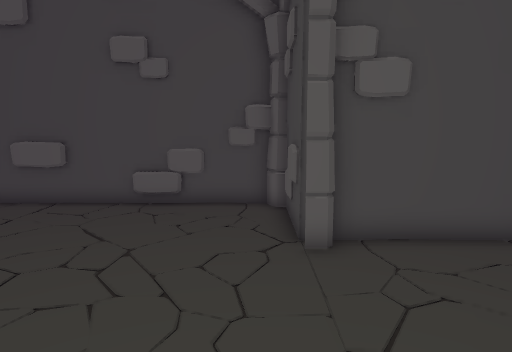
view 1 (above)

16 first-person views from a walk through a Unity game level. The camera is 1.3 m above the floor, tilts 8° down and sees 75° across. The floor is counted in squares, 0.5 m on a side. Each view is taken from the middle of a square. On the plan, view 1 faces up. The plan holds only what a view shows up to about 20 squares ahead; the rest is blank. The place goes on beyond the plan. The player character is not drawn.

view 2
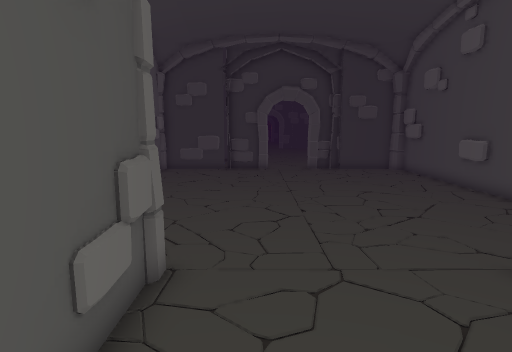

view 3
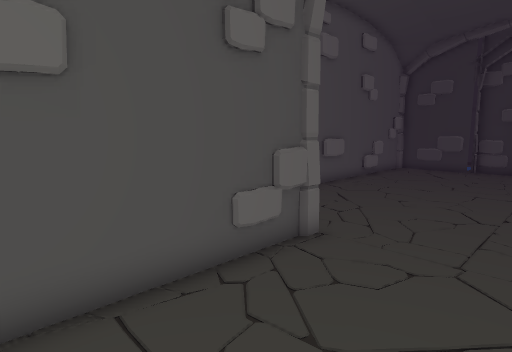

view 4
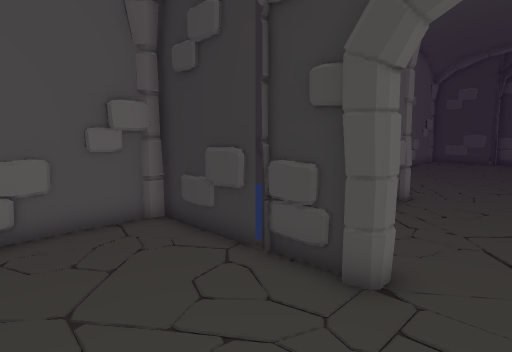

view 5
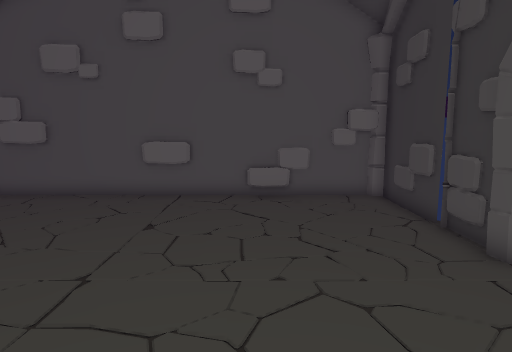

view 6
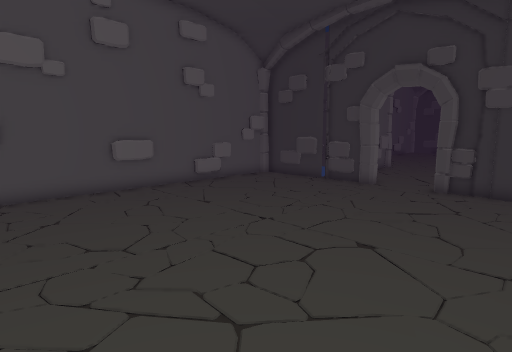

view 7
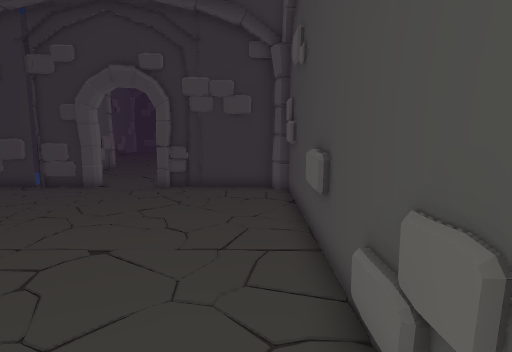

view 8
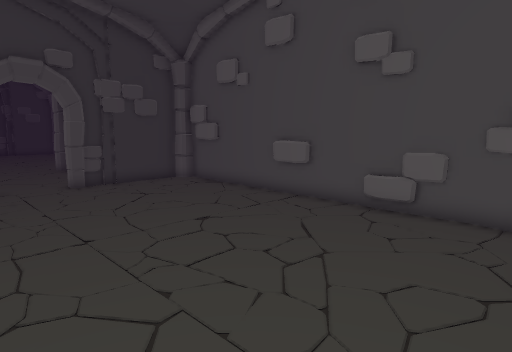

view 9
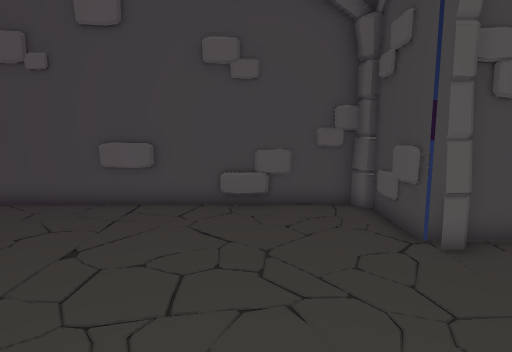

view 10
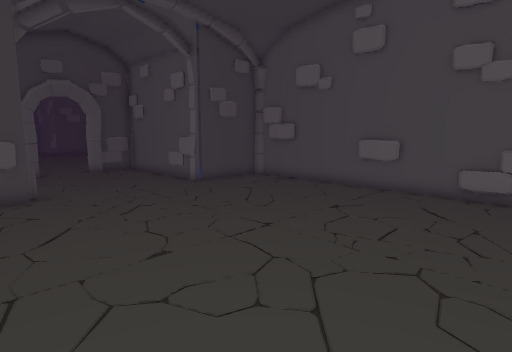

view 11
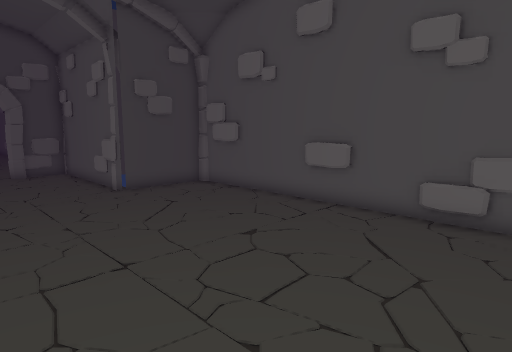

view 12
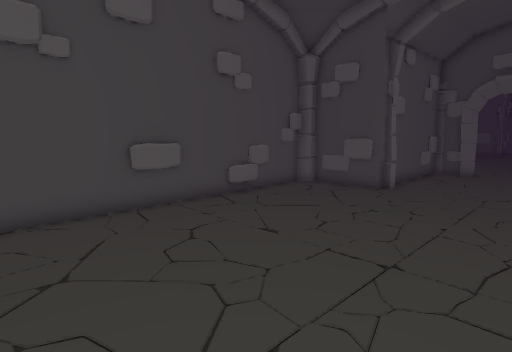

view 13
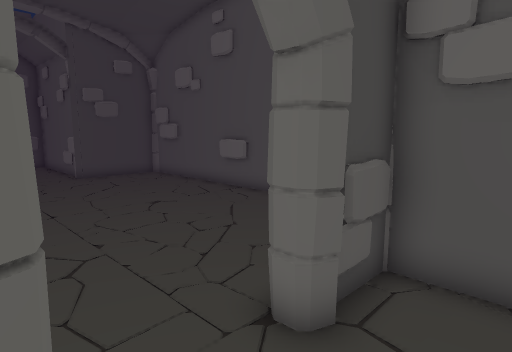

view 14
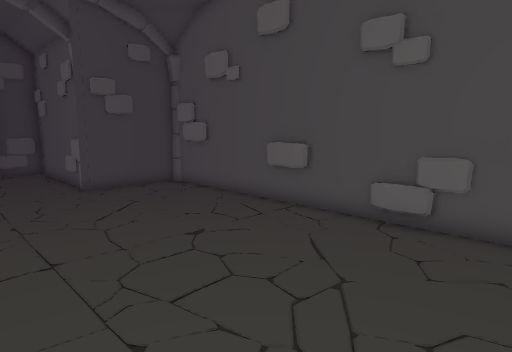

view 15
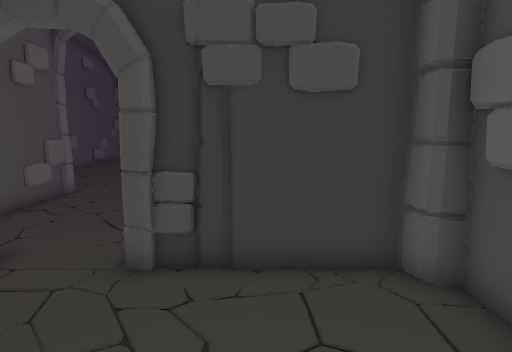

view 16
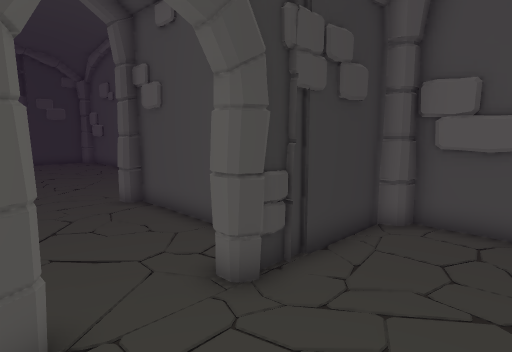

### Floor plan
Points are (right, up) in squares from view 1. A wall is a line through its corners. A room is listed if a view was taken in it or the views show most of it. See-through windows are left out.
Room 1 (views 1, 2, 10, 11, 12, 13)
walls: (2.7, 7.4) (2.2, 7.5); (-1.8, -3.9) (0.4, -3.9); (0, 11.2) (-0.9, 11.4); (0.4, 11.2) (-0.4, 11.2); (0.4, 11.4) (-13.1, 11.4); (0.5, -4) (1, -3.9) (1, 0.1) (8.5, 0.1) (8.5, 2.2); (-12.1, 11.2) (-13.2, 11.2); (-11.9, -4.1) (0.6, -4.1); (8.3, 5.5) (8.1, 6); (8.5, 6) (8.5, 7.2); (8.4, 0.5) (8.3, 1.3); (8.5, 7.5) (1, 7.5) (1, 10.9)
low walls: (-6.5, 11.2) (-8.2, 11.2); (-2.6, 11.2) (-4.1, 11.2); (2.1, 0.3) (2.6, 0.2); (-7.4, -3.9) (-5.6, -3.9); (-11.4, -3.9) (-9.8, -3.9)
ways out: opening at (8.5, 4) to room 2
objects: other object (1, 7) to (2, 7)
Room 2 (views 3, 4, 5, 6, 7, 8, 9, 14, 15, 16)
walls: (8.9, 2.1) (9, 1.1); (8.9, 2.1) (8.9, 0.5); (9.2, 6.1) (9, 5.5) (8.3, 5.5); (22.1, -3.9) (24.4, -3.9); (9, -0.4) (9.1, -0.9); (8.9, -0.4) (8.9, -3.8) (10.3, -4.1); (8.1, 2.2) (8.3, 2.8) (9, 2.8) (9.3, 2.2); (24.9, 7.4) (24.9, 10.9); (24.9, 7.8) (24.7, 9.3); (11.9, 11.2) (9.7, 11.2); (11, 11.3) (10.5, 11.3); (24.5, -4) (24.9, -3.9) (24.9, -0.4); (9.4, -4) (10.3, -3.9); (8.9, -3.9) (10.5, -3.9); (9.7, 10.9) (8.9, 10.8); (9.7, 10.9) (8.9, 10.7); (8.9, -4.1) (24.5, -4.1); (24.1, 11.3) (23.1, 11.4); (24.5, 11) (24.4, 11.2) (23.6, 11.2); (24.3, 11.4) (9.7, 11.4); (8.9, 11.1) (8.9, 6)
low walls: (16.6, -3.9) (18.4, -3.9); (8.9, 1.8) (9.2, 1.4); (17.5, 11.2) (15.8, 11.2); (12, -3.9) (14.2, -3.9); (21.4, 11.2) (19.9, 11.2); (22.2, 11.4) (21.7, 11.3)
ways out: opening at (8.5, 4) to room 1
objects: other object (9, 0); other object (25, 0); other object (25, 7)

Where each view was taken, in squares from view 1:
view 1: 0 up, 0 right, facing up
view 2: 2 up, 7 right, facing left
view 3: 5 up, 8 right, facing down-left
view 4: 5 up, 14 right, facing down-left
view 5: 9 up, 14 right, facing down
view 6: 10 up, 24 right, facing down-left
view 7: 10 up, 24 right, facing left
view 8: 1 up, 25 right, facing up-left
view 9: 0 up, 21 right, facing up
view 10: 10 up, 13 left, facing down-right
view 11: 6 up, 13 left, facing down-right
view 12: 1 up, 13 left, facing up-right
view 13: 6 up, 6 right, facing down-right
view 14: 5 up, 10 right, facing down-right
view 15: 8 up, 15 right, facing left
view 16: 2 up, 13 right, facing up-left
